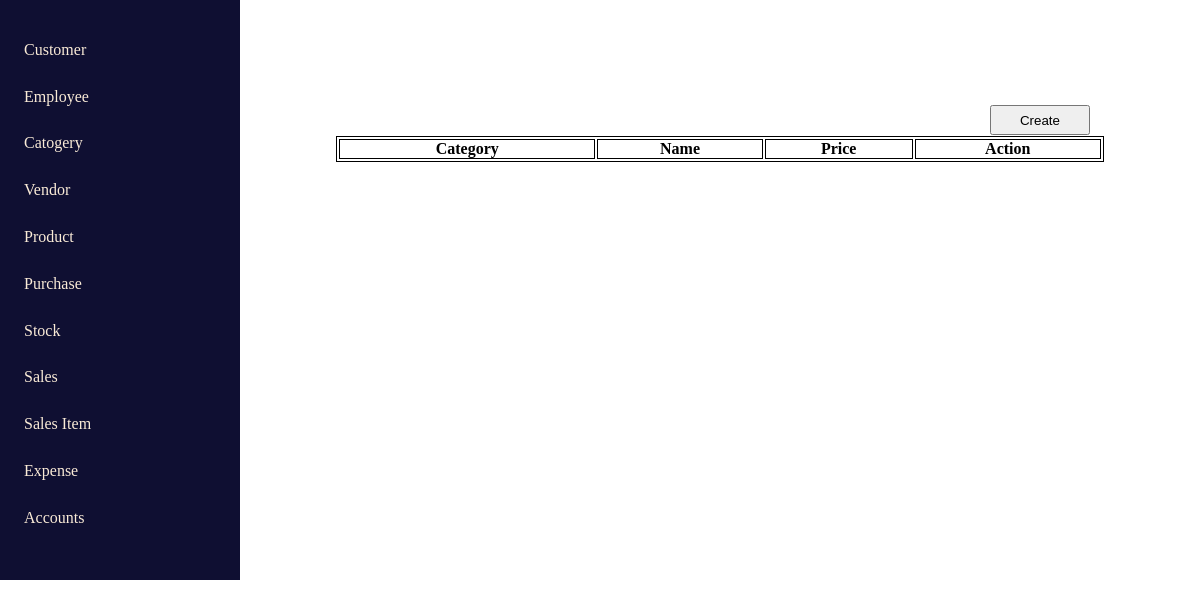
The app's page /product, older data.
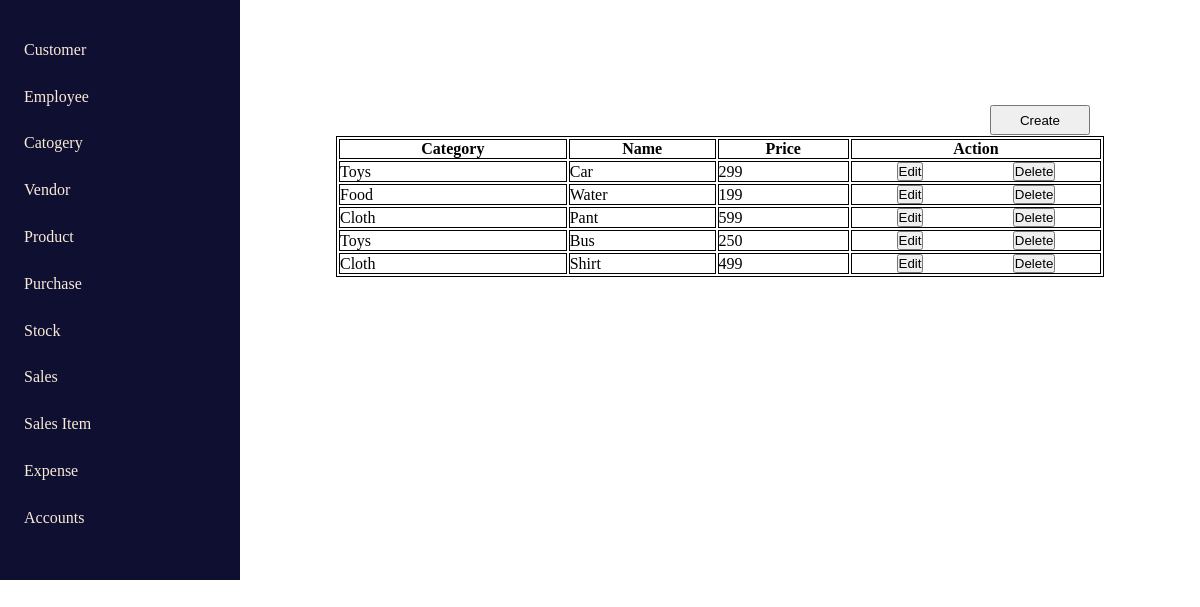
The same page, newer data.
### home/models.py (models this page shows, shortened)
class productFormData(models.Model):
    product = models.ForeignKey(categoryFormData, on_delete=models.CASCADE)
    name = models.TextField(max_length=200)
    price = models.TextField(max_length=200)

class categoryFormData(models.Model):
    name = models.CharField(max_length=200)

### home/views.py (the view)
# urls.py: path('product', product, name='product'),
def product(request):
    product = productFormData.objects.all()
    return render(request, 'product.html', {'product': product})

### templates/product.html (shortened to what this page needs)
{% extends "index.html" %}
{% block product_content %}
<div class="table_container">
    <button class="create_btn"><a href="{% url 'productForm' %}" style = "color : black;">Create</a></button>
    <table>
        <tbody>
            <th>Category</th>
            <th>Name</th>
            <th>Price</th>
            <th>Action</th>
        </tbody>
        <tbody>
            {% for e in product %}
            <tr>
                <td>{{e.product.name}}</td>
                <td>{{e.name}}</td>
                <td>{{e.price}}</td>
                <td class="action">
                    <button ><a href="{% url 'updatePageProduct' e.id %}" style = "color : black;">Edit</a></button>
                    <button><a href="{% url 'deleteDataProduct' e.id %}" style = "color : black;">Delete</a></button>
                </td>
            </tr>
            {% endfor %}
        </tbody>
    </table>
    {% endblock product_content %}

Row changes from the older to the newer data that the page shows:
added productFormData: product.name "Toys", name "Car", price "299"
added productFormData: product.name "Food", name "Water", price "199"
added productFormData: product.name "Cloth", name "Pant", price "599"
added productFormData: product.name "Toys", name "Bus", price "250"
added productFormData: product.name "Cloth", name "Shirt", price "499"
